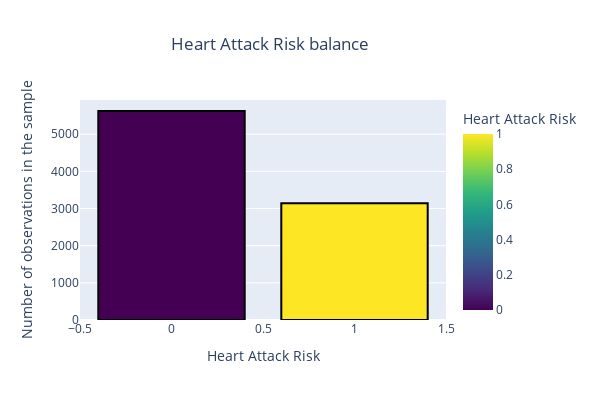

The notebook cell this image was saved under:
### Code cell
import plotly.express as px


fig = px.bar(classes,
             x='index',
             y='Heart Attack Risk',
             color='index',
             title='Heart Attack Risk balance',
             labels={'Heart Attack Risk' : 'Number of observations in the sample','index':'Heart Attack Risk'},
             color_continuous_scale = 'viridis',
             height=400,
             width=600             
            )

fig.update_traces(marker_line_color = 'black',
                  marker_line_width = 2)
fig.update_layout(title_x=0.45)
fig.show()

### Figure 1 — Plotly figure (JSON) as saved in the notebook; plotly's stock layout.template omitted (floating-point values rounded to 4 significant figures)
{"data": [{"alignmentgroup": "True", "hovertemplate": "Heart Attack Risk=%{marker.color}<br>Number of observations in the sample=%{y}<extra></extra>", "legendgroup": "", "marker": {"color": [0, 1], "coloraxis": "coloraxis", "line": {"color": "black", "width": 2}, "pattern": {"shape": ""}}, "name": "", "offsetgroup": "", "orientation": "v", "showlegend": false, "textposition": "auto", "type": "bar", "x": [0, 1], "xaxis": "x", "y": [5624, 3139], "yaxis": "y"}], "layout": {"barmode": "relative", "coloraxis": {"colorbar": {"title": {"text": "Heart Attack Risk"}}, "colorscale": [[0, "#440154"], [0.1111, "#482878"], [0.2222, "#3e4989"], [0.3333, "#31688e"], [0.4444, "#26828e"], [0.5556, "#1f9e89"], [0.6667, "#35b779"], [0.7778, "#6ece58"], [0.8889, "#b5de2b"], [1, "#fde725"]]}, "height": 400, "legend": {"tracegroupgap": 0}, "title": {"text": "Heart Attack Risk balance", "x": 0.45}, "width": 600, "xaxis": {"anchor": "y", "autorange": true, "domain": [0, 1], "range": [-0.5, 1.5], "title": {"text": "Heart Attack Risk"}, "type": "linear"}, "yaxis": {"anchor": "x", "autorange": true, "domain": [0, 1], "range": [0, 5920], "title": {"text": "Number of observations in the sample"}, "type": "linear"}}}
